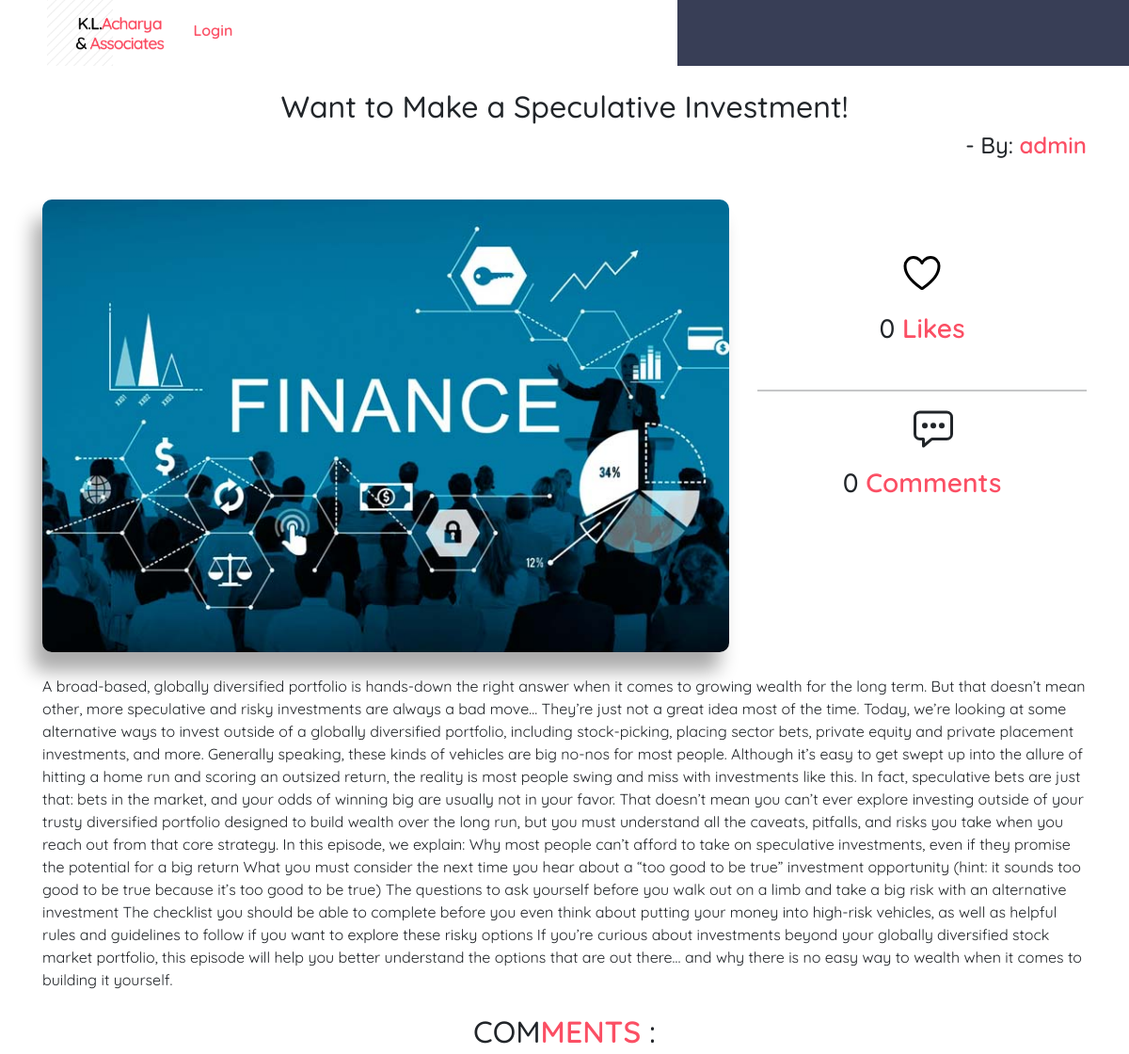
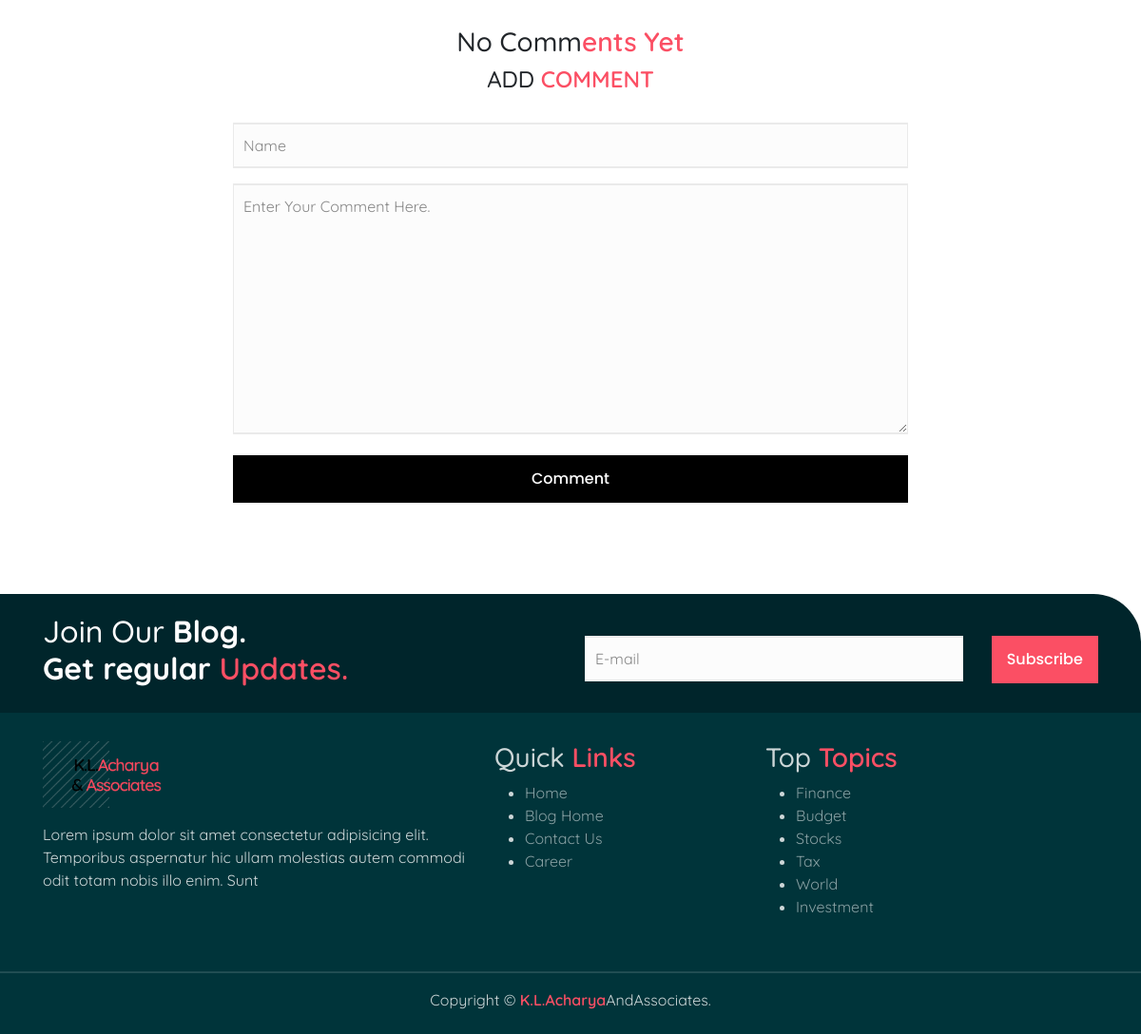
Page /blog/article/24 on the committed database (2 pictures, top to bottom).
### myblog/models.py (models this page shows, shortened)
class Post(models.Model):
    title=models.CharField(max_length=255)
    author=models.ForeignKey(User,on_delete=models.CASCADE)
    image=models.ImageField(upload_to ='images/',blank=True,null=True)
    body=models.TextField()
    post_date=models.DateField(auto_now_add=True)
    likes=models.ManyToManyField(IpModel,related_name="post_likes",blank=True)
    isFeatured = models.BooleanField()
    topic = models.ForeignKey(Topic, on_delete=models.CASCADE,default = 1)
    def number_of_likes(self):
        return self.likes.count()

class Topic(models.Model):
    topic_name = models.CharField(max_length = 255)
    icon = models.CharField(max_length=255)

### myblog/views.py (the view)
# urls.py: path('article/<int:pk>',ArticleDetailView.as_view(),name='article-detail'),
class ArticleDetailView(DetailView):
    model=Post
    context_object_name='post'
    template_name="article_details.html"
    def get(self, request, *args, **kwargs):
        self.object = self.get_object()
        topics = Topic.objects.all()
        sub = Subscribe()
        form = CommentForm()
        context = self.get_context_data(object=self.object)
        like_status=False
        ip=get_client_ip(request)
        if not IpModel.objects.filter(ip=ip).exists():
            IpModel.objects.create(ip=ip)
        if self.object.likes.filter(id=IpModel.objects.get(ip=ip).id).exists():
            like_status=True
        else:
            like_status=False
        context['like_status']=like_status
        context['topics'] = topics
        context['form1'] = sub
        context['form'] = form
        return self.render_to_response(context)
    def post(self, request, *args, **kwargs):
        if request.method == 'POST':
            sub = Subscribe(request.POST)
            form = CommentForm(request.POST)
            if(sub.is_valid()):
                a = SubscribeModel(email = str(sub['Email'].value()),created_date = datetime.datetime.now())
                a.save()
                subject = 'Welcome to OurBlog'
                message = 'We are blessed to serve you!'
                recepient = str(sub['Email'].value())
                send_mail(subject,
                    message, EMAIL_HOST_USER, [recepient], fail_silently = False)
                return HttpResponseRedirect(self.request.path_info)
            if(form.is_valid()):
                b = Comment(body = str(form['body'].value()),name = str(form['name'].value()),date_added = datetime.datetime.now(),post = get_object_or_404(Post,pk=kwargs['pk']))
                b.save()
                return HttpResponseRedirect(self.request.path_info)
            else:
                return redirect('home')
        else:
            return redirect('home')

### subscribe/forms.py (shortened to what this page needs)
class Subscribe(forms.Form):
    Email = forms.EmailField(widget=forms.TextInput(attrs={'class':'sub-form-field','placeholder':'E-mail'}))

### myblog/forms.py
class CommentForm(forms.ModelForm):
    class Meta:
        model=Comment
        fields=('name','body')
        widgets={
        'name': forms.TextInput(attrs={'class':'sub-form-field mb-3','placeholder':'Name'}),
        'body': forms.Textarea(attrs={'class':'sub-form-field mb-3','placeholder':'Enter Your Comment Here.  '}),
        }

### myblog/views.py (called while the page is built)
def get_client_ip(request):
    x_forwarded_for=request.META.get('HTTP_X_FORWARDED_FOR')
    if x_forwarded_for:
        ip=x_forwarded_for.split(',')[0]
    else:
        ip=request.META.get('REMOTE_ADDR')
    return ip

### myblog/templates/article_details.html (shortened to what this page needs)
{% extends 'base.html' %}
  {% block content %}
  <div class="container">
  <center><h2> {{ post.title }} </h2></center>
  <h4 style='float:right;'> - By: <span class="red">{{ post.author }}</span> </h4><br>
  <br>
  <br>
  <div class="row">
    <div class="col-md-8"><img src="{{post.image.url}}" class='post-img' width=100% alt=""></div>
    <div class="col-md-4">
      <br><br>
      <center>
        <div class="row">
        <form action="{% url 'blog_like' pk=post.id %}" method="post">
            <button type="submit" name="blog-id" value="{{post.id}}" class="like-btn">
            {% if like_status %}
          <ion-icon name="heart" class='liked'></ion-icon>
            {% else %}
            <ion-icon name="heart-outline"></ion-icon>
            {% endif %}
          </button>
          </form>
          <h3>{{ post.number_of_likes}} <span class="red">Likes</span></h3>
        </div>
        <br>
        <hr>
        <div class="row">
          <ion-icon name="chatbox-ellipses-outline" class="like-btn"></ion-icon>
          <h3>{{ post.comments.all|length }} <span class="red">Comments</span> </h3>
        </div>
      </center>
    </div>
  </div><br>
  {{ post.body }}
  <br>
  <br>
  <center>
  <div class="row">
    <h2>COM<span class="red">MENTS</span> : </h2>
  </div>
  <br>
  {% if post.comments.all %}
  {% for comment in post.comments.all %}
  <div class="col-md-10 comment-box">
    <h4 class="red">{{comment.name}} : </h4> <br>
    <h5>{{comment.body}}</h5> <br>
    <p><span class="red"> {{comment.date_added}} </span>  </p>
  </div><br>
  {% endfor %}
  {% else %}
  <h3>No Comm<span class="red">ents Yet</span></h3>
  {% endif %}
  <div class="col-md-8">
    <h4>ADD <span class='red'>COMMENT</span></h4><br>
  <form action="" method="post">
    {% for i in form %}
    {{i}}
    {% endfor %}
    <button class='submit-btn'>Comment</button>
  </form>
</div>
</center>
<br><br>
</div>
<br><br>
 {% endblock %}

### myblog/templates/base.html (shortened to what this page needs)
<!doctype html>
 <html lang="en">
  <head>
    {% load static %}
   <link rel="stylesheet" href="{% static 'css/style.css' %}">
   <link rel="stylesheet" href="{% static 'js/main.js' %}">
   <link rel="stylesheet" href="https://unpkg.com/swiper/swiper-bundle.min.css" />
   <link href="https://cdn.jsdelivr.net/npm/bootstrap@5.0.0-beta1/dist/css/bootstrap.min.css" rel="stylesheet">
   <link rel="stylesheet" href="https://cdnjs.cloudflare.com/ajax/libs/font-awesome/4.7.0/css/font-awesome.min.css">
   <link rel="stylesheet" href="https://cdn.jsdelivr.net/npm/bootstrap@4.5.3/dist/css/bootstrap.min.css">
  </head>
  <body>
    <nav class="blog-nav">
      <a href="{% url 'home' %}" class="logo"><img src="{% static 'img/logo.png' %}" style="margin-left: 50px;position: absolute;top: 0;left: 0;border: none;" height=70 alt=""></a>
      <ul style="list-style:none">
        <div class= "blog-nav-rect"></div>
        {% if user.is_authenticated %}
        <li style="--i:2"><a href="{% url 'add_post' %}" >Add Post</a></li>
        <li style="--i:3"><a href="{% url 'add_topic' %}" >Add Topic</a></li>
        <li style="--i:4"><a href="{% url 'logout' %}" >Logout</a></li>
        {% else %}
        <li style="--i:2"><a href="{% url 'login' %}" >Login</a></li>
        {% endif %}
      </ul>
    </nav>
    <br>
    <div style="height:70px;"></div>
    {% block content %}
    {% endblock %}
<footer>
  <div class="sub-bar">
    <div class="container">
      <div class="row">
        <div class="col-md-5">
          <h2 style="color:#fff">
          Join Our <b>Blog.</b><br>
          <b>Get regular</b> <span class="red">Updates.</span>
        </h2>
        </div>
        <div class="col-md-1"></div>
        <div class="col-md-6">
        <form method="POST">
          <br>
          <div class="row">
          <div class="col-md-9">
            {% if form1 %}
              {% for i in form1 %}
              {{i}}
              {% endfor %}
            {% else %}
            <input type="text" name="" id="" class="sub-form-field" placeholder="Email">
            {% endif %}
            </div>
            <div class="col-md-3">
              <input type="submit" name="Subscribe" value="Subscribe" class = 'submit-btn' style="background-color: #FB4F64;">
            </div>
          </div>
              </form>
          </div>
      </div>
    </div>
  </div>
  <div class="sub-fmain">
    <div class="container">
      <div class="row">
        <div class="col-md-5">
          <a href="/blog"><img src="{% static 'img/logo.png' %}" height='70px' alt=""></a>
          <p>Lorem ipsum dolor sit amet consectetur adipisicing elit. Temporibus aspernatur hic ullam molestias autem commodi odit totam nobis illo enim. Sunt </p>
        </div>
        <div class="col-md-3">
          <h3>Quick <span class="red">Links</span> </h3>
          <ul class="footer-links">
            <li><a href="">Home</a></li>
            <li><a href="">Blog Home</a></li>
            <li><a href="">Contact Us</a></li>
            <li><a href="">Career</a></li>
          </ul>
        </div>
        <div class="col-md-4">
            <h3>Top <span class="red">Topics</span> </h3>
            <ul class="footer-links">
              {% if topics %}
            {% for i in topics %}
              <li> <a href="">{{i.topic_name}}</a> </li>
            {% endfor %}
            {% else %}
            <li> <a href="">Topic 1</a> </li>
            <li> <a href="">Topic 2</a> </li>
            <li> <a href="">Topic 3</a> </li>
            <li> <a href="">Topic 4</a> </li>
            {% endif %}
          </ul>
        </div>
      </div><br>
    </div>
    <hr style='background-color:#fff8'>
  <center>
    Copyright &copy <span class="red">K.L.Acharya</span>AndAssociates.
  </center>
  <br>
  </div>
</footer>
  </body>
  </html>

### static/css/style.css (style rules this page uses)
:root { --Playfair: 'Playfair Display', serif; --Quicksand: 'Quicksand', sans-serif; --Roboto: 'Roboto', sans-serif; --dark: #3c393d; --exDark: #2b2b2b; }
* { padding: 0; margin: 0; font-family: var(--Quicksand); }
.blog-nav { position:absolute; top: 0; max-height: 70px; transition:1s; z-index: 100000; width: 100%; }
.blog-nav-rect { height:70px; width: 40%; background:#383e56; position: absolute; right: 0; top: 0; transition: 1s; }
.blog-nav ul { margin-left: 100px; }
.blog-nav ul li { display: inline-flex; padding-left: 5%; margin:20px; }
.blog-nav ul li a { font-size:1rem; color:#000; font-weight: 600; color: #FB4F64; transition:0.5s; }
.sub-form-field { background-color:#fcfcfc; border-top:2px solid #eaeaea; border-bottom:2px solid #eaeaea; border-left: 1px solid #eaeaea; border-right: 1px solid #eaeaea; color:#000; padding:10px; width: 100%; }
.sub-form-field::placeholder { color:#0007; }
.submit-btn { width: 100%; height:50px; background-color:#000; text-align: center; color:#fff; border:none; font-family: 'Poppins'; font-weight: 500; }
.red { color:#FB4F64; font-weight: 600; }
.sub-bar { width: 100%; border-radius: 0px 50px 0px 0px; background-color:#00252B; padding: 20px; }
.sub-fmain { padding-top:30px; color:#fffc; background-color:#00343A; }
.footer-links li a { color:#fff8; transition: 0.2s; }
.post-img { height: auto; overflow: hidden; border-radius: 10px ; box-shadow: -10px 20px 20px #0005; }
.like-btn { background:none; border:none; font-size:3rem; outline:none; }

### rows in the picture
Post: title "Want to Make a Speculative Investment!", author "admin", image (picture), number_of_likes "0", comments.all|length "0", body "A broad-based, globally diversified portfolio is hands-down the right answer when it comes to growing wealth for the long term. But that doesn’t mean other, more speculative and risky investments are always a bad move… They’re just not a great idea most of the time. Today, we’re looking at some alternative ways to invest outside of a globally diversified portfolio, including stock-picking, placing sector bets, private equity and private placement investments, and more. Generally speaking, these kinds of vehicles are big no-nos for most people. Although it’s easy to get swept up into the allure of hitting a home run and scoring an outsized return, the reality is most people swing and miss…"
Topic: topic_name "Finance"
Topic: topic_name "Budget"
Topic: topic_name "Stocks"
Topic: topic_name "Tax"
Topic: topic_name "World"
Topic: topic_name "Investment"
